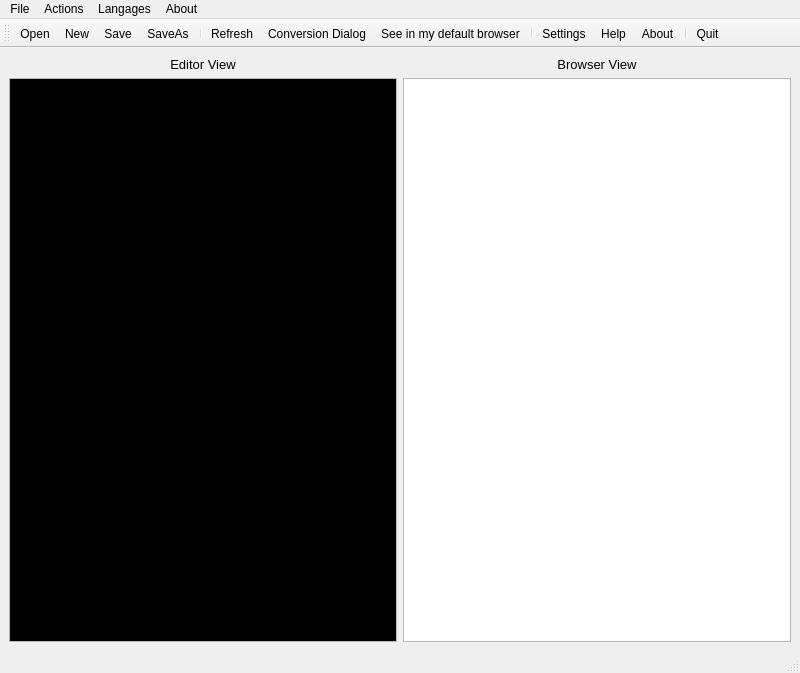
<ui version="4.0" >
 <class>MainWindow</class>
 <widget class="QMainWindow" name="MainWindow" >
  <property name="geometry" >
   <rect>
    <x>0</x>
    <y>0</y>
    <width>800</width>
    <height>673</height>
   </rect>
  </property>
  <property name="windowTitle" >
   <string>reSTinPeace</string>
  </property>
  <property name="windowIcon" >
   <iconset resource="ressources.qrc" >:/new/prefix1/icones/crayon.svg</iconset>
  </property>
  <widget class="QWidget" name="centralwidget" >
   <layout class="QVBoxLayout" >
    <item>
     <layout class="QHBoxLayout" >
      <item>
       <widget class="QLabel" name="label" >
        <property name="font" >
         <font>
          <pointsize>10</pointsize>
         </font>
        </property>
        <property name="text" >
         <string>Editor View</string>
        </property>
        <property name="alignment" >
         <set>Qt::AlignCenter</set>
        </property>
       </widget>
      </item>
      <item>
       <widget class="QLabel" name="label_2" >
        <property name="font" >
         <font>
          <pointsize>10</pointsize>
         </font>
        </property>
        <property name="text" >
         <string>Browser View</string>
        </property>
        <property name="alignment" >
         <set>Qt::AlignCenter</set>
        </property>
       </widget>
      </item>
     </layout>
    </item>
    <item>
     <layout class="QHBoxLayout" >
      <item>
       <widget class="QTextEdit" name="editor" >
        <property name="palette" >
         <palette>
          <active>
           <colorrole role="Text" >
            <brush brushstyle="SolidPattern" >
             <color alpha="255" >
              <red>255</red>
              <green>255</green>
              <blue>255</blue>
             </color>
            </brush>
           </colorrole>
           <colorrole role="Base" >
            <brush brushstyle="SolidPattern" >
             <color alpha="255" >
              <red>0</red>
              <green>0</green>
              <blue>0</blue>
             </color>
            </brush>
           </colorrole>
          </active>
          <inactive>
           <colorrole role="Text" >
            <brush brushstyle="SolidPattern" >
             <color alpha="255" >
              <red>255</red>
              <green>255</green>
              <blue>255</blue>
             </color>
            </brush>
           </colorrole>
           <colorrole role="Base" >
            <brush brushstyle="SolidPattern" >
             <color alpha="255" >
              <red>0</red>
              <green>0</green>
              <blue>0</blue>
             </color>
            </brush>
           </colorrole>
          </inactive>
          <disabled>
           <colorrole role="Text" >
            <brush brushstyle="SolidPattern" >
             <color alpha="255" >
              <red>113</red>
              <green>113</green>
              <blue>113</blue>
             </color>
            </brush>
           </colorrole>
           <colorrole role="Base" >
            <brush brushstyle="SolidPattern" >
             <color alpha="255" >
              <red>226</red>
              <green>226</green>
              <blue>226</blue>
             </color>
            </brush>
           </colorrole>
          </disabled>
         </palette>
        </property>
        <property name="font" >
         <font>
          <family>DejaVu Sans Mono</family>
          <pointsize>11</pointsize>
         </font>
        </property>
        <property name="acceptRichText" >
         <bool>false</bool>
        </property>
       </widget>
      </item>
      <item>
       <widget class="QTextBrowser" name="viewer" >
        <property name="font" >
         <font>
          <family>DejaVu Sans Mono</family>
          <pointsize>11</pointsize>
         </font>
        </property>
        <property name="toolTip" >
         <string/>
        </property>
       </widget>
      </item>
     </layout>
    </item>
   </layout>
  </widget>
  <widget class="QMenuBar" name="menubar" >
   <property name="geometry" >
    <rect>
     <x>0</x>
     <y>0</y>
     <width>800</width>
     <height>27</height>
    </rect>
   </property>
   <widget class="QMenu" name="menuFichier" >
    <property name="title" >
     <string>File</string>
    </property>
    <addaction name="actionOpen" />
    <addaction name="actionSave" />
    <addaction name="actionNew" />
    <addaction name="separator" />
    <addaction name="actionQuit" />
   </widget>
   <widget class="QMenu" name="menuAbout" >
    <property name="title" >
     <string>About</string>
    </property>
    <addaction name="separator" />
    <addaction name="actionAbout" />
    <addaction name="actionHelp" />
   </widget>
   <widget class="QMenu" name="menuTransform" >
    <property name="title" >
     <string>Actions</string>
    </property>
    <addaction name="actionConversionDialog" />
    <addaction name="actionSettings" />
    <addaction name="actionRefresh" />
    <addaction name="actionSeeInDefaultBrowser" />
   </widget>
   <widget class="QMenu" name="menuLangages" >
    <property name="title" >
     <string>Langages</string>
    </property>
    <addaction name="actionEnglish" />
    <addaction name="actionFrench" />
   </widget>
   <addaction name="menuFichier" />
   <addaction name="menuTransform" />
   <addaction name="menuLangages" />
   <addaction name="menuAbout" />
  </widget>
  <widget class="QStatusBar" name="statusbar" />
  <widget class="QToolBar" name="toolBar" >
   <property name="windowTitle" >
    <string>toolBar</string>
   </property>
   <attribute name="toolBarArea" >
    <enum>TopToolBarArea</enum>
   </attribute>
   <attribute name="toolBarBreak" >
    <bool>false</bool>
   </attribute>
   <addaction name="actionOpen" />
   <addaction name="actionNew" />
   <addaction name="actionSave" />
   <addaction name="actionSaveAs" />
   <addaction name="separator" />
   <addaction name="actionRefresh" />
   <addaction name="actionConversionDialog" />
   <addaction name="actionSeeInDefaultBrowser" />
   <addaction name="separator" />
   <addaction name="actionSettings" />
   <addaction name="actionHelp" />
   <addaction name="actionAbout" />
   <addaction name="separator" />
   <addaction name="actionQuit" />
  </widget>
  <action name="actionNew" >
   <property name="icon" >
    <iconset resource="ressources.qrc" >:/new/prefix1/icones/Nouveau.svg</iconset>
   </property>
   <property name="text" >
    <string>New</string>
   </property>
  </action>
  <action name="actionOpen" >
   <property name="icon" >
    <iconset resource="ressources.qrc" >:/new/prefix1/icones/Ouvrir.svg</iconset>
   </property>
   <property name="text" >
    <string>Open</string>
   </property>
  </action>
  <action name="actionSave" >
   <property name="icon" >
    <iconset resource="ressources.qrc" >:/new/prefix1/icones/Enregistrer.svg</iconset>
   </property>
   <property name="text" >
    <string>Save</string>
   </property>
  </action>
  <action name="actionQuit" >
   <property name="icon" >
    <iconset resource="ressources.qrc" >:/new/prefix1/icones/Quitter.svg</iconset>
   </property>
   <property name="text" >
    <string>Quit</string>
   </property>
  </action>
  <action name="actionAbout" >
   <property name="icon" >
    <iconset resource="ressources.qrc" >:/new/prefix1/icones/APropos.svg</iconset>
   </property>
   <property name="text" >
    <string>About</string>
   </property>
  </action>
  <action name="actionHTML" >
   <property name="text" >
    <string>HTML</string>
   </property>
  </action>
  <action name="actionLaTeX" >
   <property name="text" >
    <string>LaTeX</string>
   </property>
  </action>
  <action name="actionConversionDialog" >
   <property name="icon" >
    <iconset resource="ressources.qrc" >:/new/prefix1/icones/ConversionDialog.svg</iconset>
   </property>
   <property name="text" >
    <string>Dialogue de conversion</string>
   </property>
   <property name="iconText" >
    <string>Conversion Dialog</string>
   </property>
   <property name="toolTip" >
    <string>Conversion Dialog</string>
   </property>
  </action>
  <action name="actionSettings" >
   <property name="icon" >
    <iconset resource="ressources.qrc" >:/new/prefix1/icones/Settings.svg</iconset>
   </property>
   <property name="text" >
    <string>Settings</string>
   </property>
  </action>
  <action name="actionRefresh" >
   <property name="icon" >
    <iconset resource="ressources.qrc" >:/new/prefix1/icones/reload.svg</iconset>
   </property>
   <property name="text" >
    <string>Rafraichir</string>
   </property>
   <property name="iconText" >
    <string>Refresh</string>
   </property>
   <property name="toolTip" >
    <string>Refresh the browser view</string>
   </property>
  </action>
  <action name="actionSeeInDefaultBrowser" >
   <property name="icon" >
    <iconset resource="ressources.qrc" >:/new/prefix1/icones/Navigateur.svg</iconset>
   </property>
   <property name="text" >
    <string>See in my default browser</string>
   </property>
  </action>
  <action name="actionEnglish" >
   <property name="text" >
    <string>English</string>
   </property>
  </action>
  <action name="actionFrench" >
   <property name="text" >
    <string>French</string>
   </property>
  </action>
  <action name="actionSaveAs" >
   <property name="icon" >
    <iconset resource="ressources.qrc" >:/new/prefix1/icones/Enregistrer_Sous.svg</iconset>
   </property>
   <property name="text" >
    <string>SaveAs</string>
   </property>
  </action>
  <action name="actionHelp" >
   <property name="icon" >
    <iconset resource="ressources.qrc" >:/new/prefix1/icones/Help.svg</iconset>
   </property>
   <property name="text" >
    <string>Help</string>
   </property>
  </action>
 </widget>
 <resources>
  <include location="ressources.qrc" />
 </resources>
 <connections/>
</ui>
